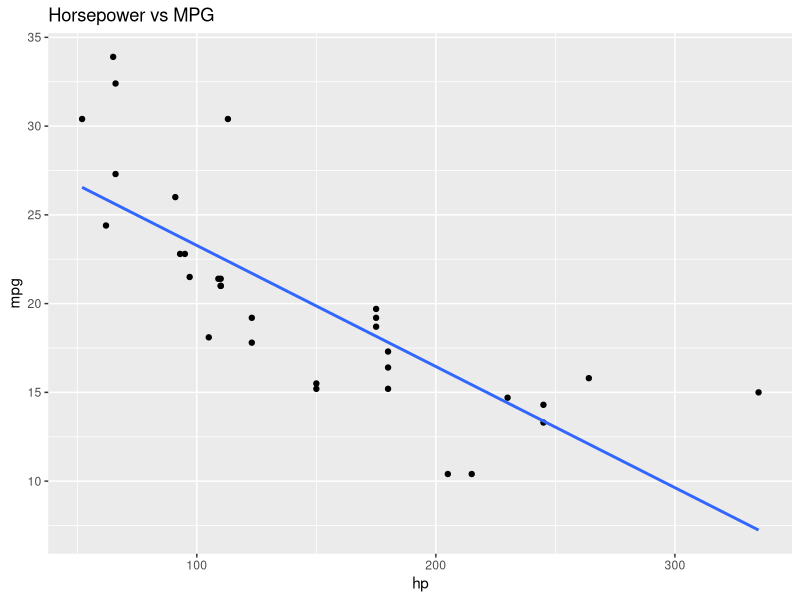
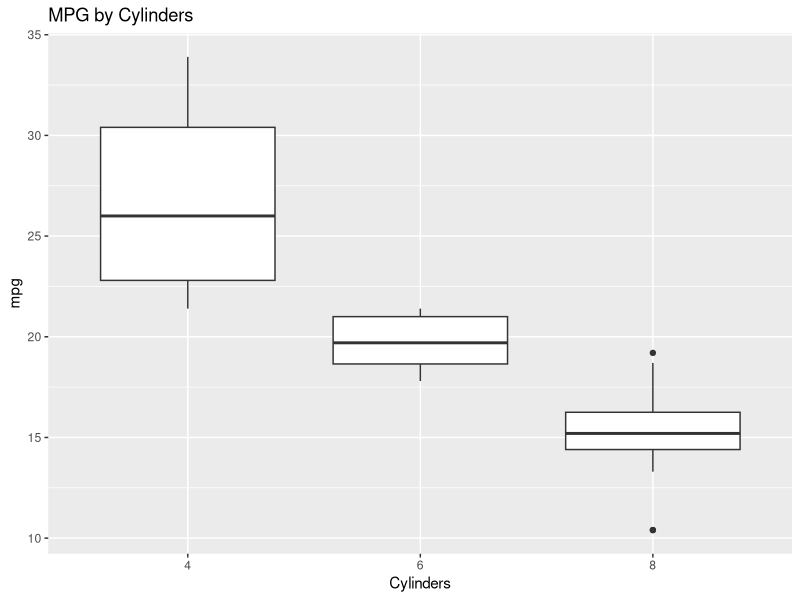
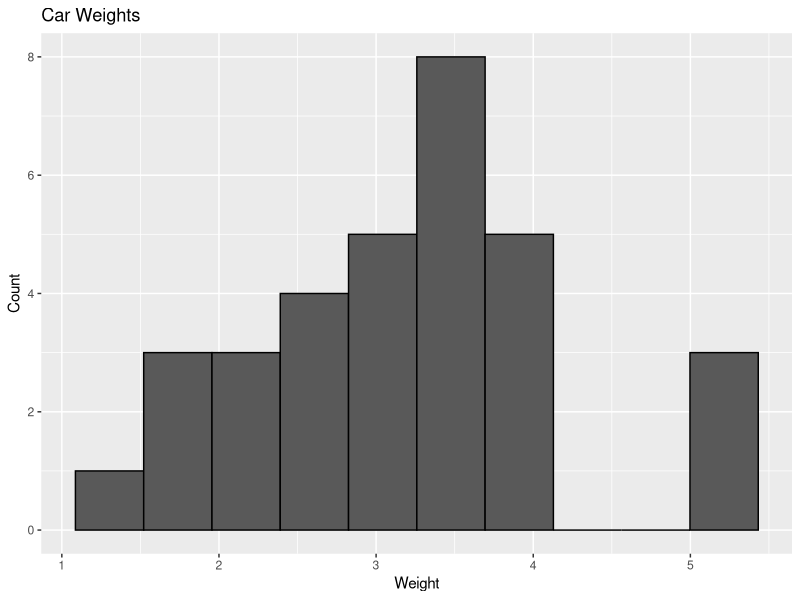

The R source for these figures, in order:
library(dplyr)
emp_data <- data.frame(
  Emp_ID = c("E1", "E2", "E3", "E4", "E5", "E6", "E7", "E8"),
  Name = c("X", "Y", "Z", "X", "Y", "Z", "X", "Y"),
  Age = c(34, 29, 40, 30, 35, 27, 41, 30),
  Dept = c("HR", "IT", "Finance", "Marketing", "HR", "IT", "Finance", "Marketing"),
  Salary = c(50000, 60000, 70000, 80000, 50000, 65000, 45000, 60000),
  Gender = c("Male", "Female", "Male", "Female", "Male", "Female", "Male", "Female"),
  Experience = c(5, 3, 10, 4, 2, 7, 9, 6)
)
salary_vector <- emp_data$Salary
average_salary <- mean(salary_vector)
print(paste("Average Salary:", average_salary))

min_age <- min(emp_data$Age)
max_age <- max(emp_data$Age)
print(paste("Minimum Age:", min_age))
print(paste("Maximum Age:", max_age))

employee_list <- list(
  Name = "X",
  Department = "HR",
  Age = 34,
  Salary = 50000
)

mean_salary <- mean(emp_data$Salary)
sd_salary <- sd(emp_data$Salary)
cor_age_salary <- cor(emp_data$Age, emp_data$Salary)

print(paste("Mean Salary:", mean_salary))
print(paste("Standard Deviation of Salary:", sd_salary))
print(paste("Correlation between Age and Salary:", cor_age_salary))
print(employee_list)

library(ggplot2)

# i. Scatter plot hp vs mpg
ggplot(mtcars, aes(x = hp, y = mpg)) +
  geom_point() +
  geom_smooth(method = "lm", se = FALSE) +
  labs(title = "Horsepower vs MPG", x = "hp", y = "mpg")

# ii. Box plot mpg across cylinders
ggplot(mtcars, aes(x = factor(cyl), y = mpg)) +
  geom_boxplot() +
  labs(title = "MPG by Cylinders", x = "Cylinders", y = "mpg")

# iii. Histogram of car weights
ggplot(mtcars, aes(x = wt)) +
  geom_histogram(bins = 10, color = "black") +
  labs(title = "Car Weights", x = "Weight", y = "Count")